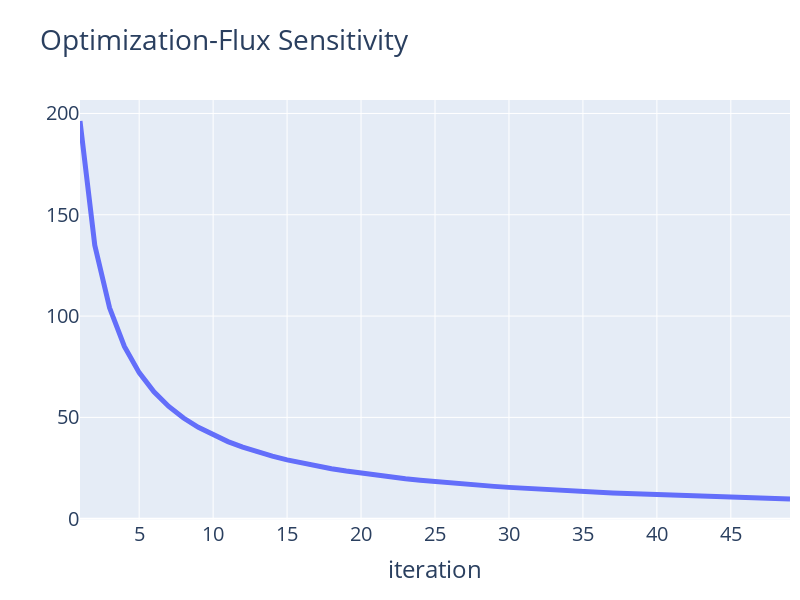

Here is the notebook cell this chart was saved with:
### Code cell
plotCompare(dLogs.index,dLogs[['loss']],'Optimization-Flux Sensitivity','iteration',export='pdf',size=(600,800))

### Figure 1 — Plotly figure (JSON) as saved in the notebook; plotly's stock layout.template omitted (floating-point values rounded to 4 significant figures)
{"data": [{"line": {"width": 5}, "name": "loss", "type": "scatter", "x": [1, 2, 3, 4, 5, 6, 7, 8, 9, 10, 11, 12, 13, 14, 15, 16, 17, 18, 19, 20, 21, 22, 23, 24, 25, 26, 27, 28, 29, 30, 31, 32, 33, 34, 35, 36, 37, 38, 39, 40, 41, 42, 43, 44, 45, 46, 47, 48, 49], "y": [196.3, 135.0, 104.1, 85.05, 72.09, 62.62, 55.41, 49.71, 45.09, 41.28, 38.06, 35.31, 32.95, 30.87, 29.05, 27.44, 25.99, 24.69, 23.52, 22.45, 21.48, 20.58, 19.76, 19.01, 18.31, 17.65, 17.05, 16.49, 15.95, 15.45, 14.99, 14.55, 14.14, 13.75, 13.38, 13.03, 12.69, 12.38, 12.08, 11.79, 11.52, 11.26, 11.01, 10.77, 10.55, 10.33, 10.12, 9.916, 9.721]}], "layout": {"font": {"size": 20}, "height": 600, "legend": {"x": 0.99, "xanchor": "right", "y": 0.99, "yanchor": "top"}, "margin": {"r": 10, "t": 100}, "title": {"text": "Optimization-Flux Sensitivity"}, "width": 800, "xaxis": {"title": {"text": "iteration"}}}}
